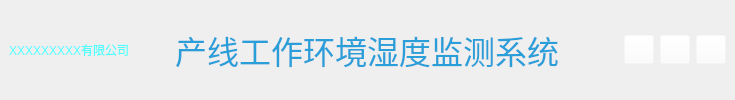
     <widget class="QWidget" name="titleBar" native="true">
      <property name="sizePolicy">
       <sizepolicy hsizetype="Preferred" vsizetype="Fixed">
        <horstretch>0</horstretch>
        <verstretch>0</verstretch>
       </sizepolicy>
      </property>
      <property name="minimumSize">
       <size>
        <width>0</width>
        <height>60</height>
       </size>
      </property>
      <layout class="QHBoxLayout" name="horizontalLayout_2">
       <property name="spacing">
        <number>0</number>
       </property>
       <property name="leftMargin">
        <number>0</number>
       </property>
       <property name="topMargin">
        <number>0</number>
       </property>
       <property name="rightMargin">
        <number>0</number>
       </property>
       <property name="bottomMargin">
        <number>0</number>
       </property>
       <item>
        <widget class="QFrame" name="labTitle">
         <property name="sizePolicy">
          <sizepolicy hsizetype="Expanding" vsizetype="Expanding">
           <horstretch>0</horstretch>
           <verstretch>0</verstretch>
          </sizepolicy>
         </property>
         <property name="minimumSize">
          <size>
           <width>0</width>
           <height>60</height>
          </size>
         </property>
         <property name="maximumSize">
          <size>
           <width>16777215</width>
           <height>60</height>
          </size>
         </property>
         <property name="font">
          <font>
           <pointsize>26</pointsize>
          </font>
         </property>
         <property name="styleSheet">
          <string notr="true">.QFrame{
border-image: url(:/images/titelbac.png);
color:white;
}</string>
         </property>
         <property name="text" stdset="0">
          <string>产线工作环境湿度监测系统</string>
         </property>
         <layout class="QHBoxLayout" name="horizontalLayout_5">
          <item>
           <widget class="QLabel" name="label_2">
            <property name="minimumSize">
             <size>
              <width>104</width>
              <height>0</height>
             </size>
            </property>
            <property name="maximumSize">
             <size>
              <width>16777215</width>
              <height>104</height>
             </size>
            </property>
            <property name="styleSheet">
             <string notr="true">color:#52ffff</string>
            </property>
            <property name="text">
             <string>XXXXXXXXX有限公司</string>
            </property>
           </widget>
          </item>
          <item>
           <spacer name="horizontalSpacer_3">
            <property name="orientation">
             <enum>Qt::Horizontal</enum>
            </property>
            <property name="sizeHint" stdset="0">
             <size>
              <width>40</width>
              <height>20</height>
             </size>
            </property>
           </spacer>
          </item>
          <item>
           <widget class="QLabel" name="label">
            <property name="font">
             <font>
              <pointsize>24</pointsize>
             </font>
            </property>
            <property name="styleSheet">
             <string notr="true">color: #2a9ed8;</string>
            </property>
            <property name="text">
             <string>产线工作环境湿度监测系统</string>
            </property>
           </widget>
          </item>
          <item>
           <spacer name="horizontalSpacer_2">
            <property name="orientation">
             <enum>Qt::Horizontal</enum>
            </property>
            <property name="sizeHint" stdset="0">
             <size>
              <width>40</width>
              <height>20</height>
             </size>
            </property>
           </spacer>
          </item>
          <item>
           <layout class="QHBoxLayout" name="horizontalLayout_4">
            <item>
             <widget class="QLabel" name="label_3">
              <property name="minimumSize">
               <size>
                <width>13</width>
                <height>0</height>
               </size>
              </property>
              <property name="maximumSize">
               <size>
                <width>13</width>
                <height>16777215</height>
               </size>
              </property>
              <property name="text">
               <string/>
              </property>
             </widget>
            </item>
            <item>
             <widget class="QPushButton" name="btnMenu_Min">
              <property name="sizePolicy">
               <sizepolicy hsizetype="Minimum" vsizetype="Expanding">
                <horstretch>0</horstretch>
                <verstretch>0</verstretch>
               </sizepolicy>
              </property>
              <property name="minimumSize">
               <size>
                <width>30</width>
                <height>29</height>
               </size>
              </property>
              <property name="maximumSize">
               <size>
                <width>29</width>
                <height>29</height>
               </size>
              </property>
              <property name="cursor">
               <cursorShape>ArrowCursor</cursorShape>
              </property>
              <property name="focusPolicy">
               <enum>Qt::NoFocus</enum>
              </property>
              <property name="toolTip">
               <string>最小化</string>
              </property>
              <property name="styleSheet">
               <string notr="true">QPushButton{
	background-color: rgba(255, 255, 255,0);
	color:white;
}
QPushButton:hover{
	background-color: rgba(150, 0, 0,150);
	color:white;
}</string>
              </property>
              <property name="text">
               <string/>
              </property>
             </widget>
            </item>
            <item>
             <widget class="QPushButton" name="btnMenu_Max">
              <property name="sizePolicy">
               <sizepolicy hsizetype="Minimum" vsizetype="Expanding">
                <horstretch>0</horstretch>
                <verstretch>0</verstretch>
               </sizepolicy>
              </property>
              <property name="minimumSize">
               <size>
                <width>30</width>
                <height>29</height>
               </size>
              </property>
              <property name="maximumSize">
               <size>
                <width>29</width>
                <height>29</height>
               </size>
              </property>
              <property name="focusPolicy">
               <enum>Qt::NoFocus</enum>
              </property>
              <property name="styleSheet">
               <string notr="true">QPushButton{
	background-color: rgba(255, 255, 255,0);
	color:white;
}
QPushButton:hover{
	background-color: rgba(150, 0, 0,150);
	color:white;
}</string>
              </property>
              <property name="text">
               <string/>
              </property>
             </widget>
            </item>
            <item>
             <widget class="QPushButton" name="btnMenu_Close">
              <property name="sizePolicy">
               <sizepolicy hsizetype="Minimum" vsizetype="Expanding">
                <horstretch>0</horstretch>
                <verstretch>0</verstretch>
               </sizepolicy>
              </property>
              <property name="minimumSize">
               <size>
                <width>30</width>
                <height>29</height>
               </size>
              </property>
              <property name="maximumSize">
               <size>
                <width>29</width>
                <height>29</height>
               </size>
              </property>
              <property name="font">
               <font>
                <pointsize>9</pointsize>
               </font>
              </property>
              <property name="cursor">
               <cursorShape>ArrowCursor</cursorShape>
              </property>
              <property name="focusPolicy">
               <enum>Qt::NoFocus</enum>
              </property>
              <property name="toolTip">
               <string>关闭</string>
              </property>
              <property name="styleSheet">
               <string notr="true">QPushButton{
	background-color: rgba(255, 255, 255,0);
	color:white;
}
QPushButton:hover{
	background-color: rgba(150, 0, 0,150);
	color:white;
}</string>
              </property>
              <property name="text">
               <string/>
              </property>
             </widget>
            </item>
           </layout>
          </item>
         </layout>
        </widget>
       </item>
       <item>
        <widget class="QWidget" name="widgetMenu" native="true">
         <property name="sizePolicy">
          <sizepolicy hsizetype="Preferred" vsizetype="Fixed">
           <horstretch>0</horstretch>
           <verstretch>0</verstretch>
          </sizepolicy>
         </property>
         <property name="maximumSize">
          <size>
           <width>16777215</width>
           <height>28</height>
          </size>
         </property>
         <layout class="QHBoxLayout" name="horizontalLayout">
          <property name="spacing">
           <number>0</number>
          </property>
          <property name="leftMargin">
           <number>0</number>
          </property>
          <property name="topMargin">
           <number>0</number>
          </property>
          <property name="rightMargin">
           <number>0</number>
          </property>
          <property name="bottomMargin">
           <number>0</number>
          </property>
         </layout>
        </widget>
       </item>
      </layout>
     </widget>
